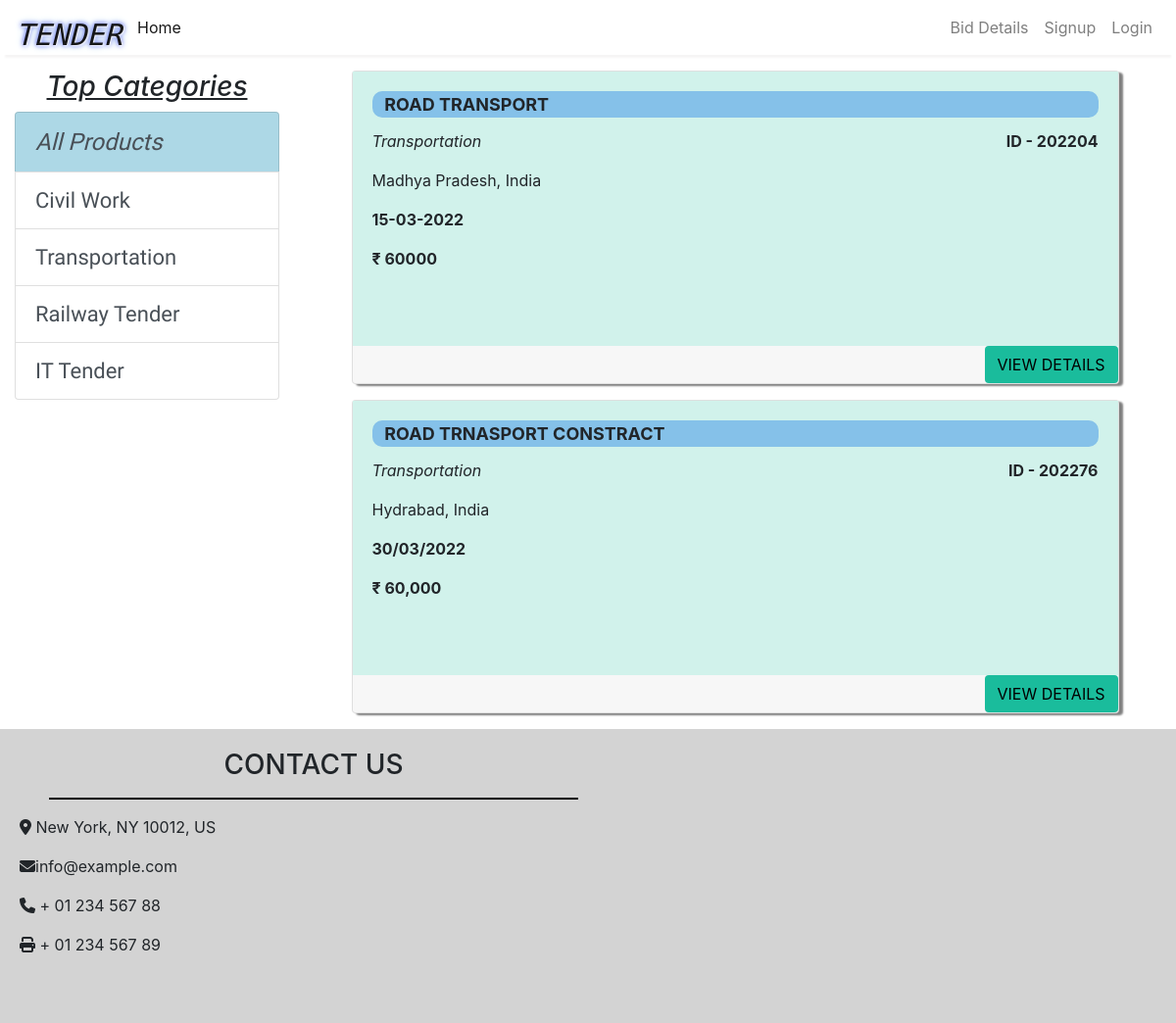
The page /vendor?category=2 on the database its author committed.
### vendor/models/category.py (models this page shows)
class Category(models.Model):
    name = models.CharField(max_length=20)
    @staticmethod
    def get_all_categories():
        return Category.objects.all()
    def __str__(self):
        return self.name

### vendor/models/tender.py (models this page shows, shortened)
class Product(models.Model):
    name = models.CharField(max_length=50, default=0)
    number = models.IntegerField(default=0)
    category = models.ForeignKey(Category, on_delete=models.CASCADE, default=1)
    description = models.CharField(max_length=200, default='' , null=True , blank=True)
    location = models.CharField(max_length=100, default='')
    price = models.CharField(max_length=100,default='')
    start = models.CharField(max_length=20, default='')
    @staticmethod
    def get_all_products_by_categoryid(category_id):
        if category_id:
            return Product.objects.filter(category = category_id)
        else:
            return Product.get_all_products();

### vendor/views/home.py (the view)
# urls.py: path('' , include('vendor.urls')),
def vendor(request):
    cart = request.session.get('cart')
    if not cart:
        request.session['cart'] = {}
    products = None
    categories = Category.get_all_categories()
    categoryID = request.GET.get('category')
    if categoryID:
        products = Product.get_all_products_by_categoryid(categoryID)
    else:
        products = Product.get_all_products();
    data = {}
    data['products'] = products
    data['categories'] = categories
    print('you are : ', request.session.get('email'))
    return render(request, 'index.html', data)

### vendor/templatetags/custom_filter.py (called while the page is built)
@register.filter(name='currency')
def currency(number):
    return "₹ "+str(number)

### templates/index.html (shortened to what this page needs)
{% extends 'base.html' %}
{% load static %}
{% block content %}
{% load cart %}
{% load custom_filter %}
<div class="container-fluid mt-3">
	<div class="row">
		<div class="col-lg-3 mx-auto">
			<h3 style="text-align:center;" ><u><i>Top Categories</i></u></h3>
			<div class="list-group">
				<a href="/" class="list-group-item list-group-item-action" style="font-style: italic;font-family: 'Teko', sans-serif; background-color:lightblue;font-size:24px;">All Products</a>
				{% for category in categories %}
				<a href="/?category={{category.id}}"
					class="list-group-item list-group-item-action" style=" font-family: 'Teko', sans-serif;font-size:22px;">{{category.name}}</a>
				{% endfor %}
			</div>
		</div>
		<div id='products' class="col-lg-9 mx-auto">
			<div class="row mx-auto">
				{% for product in products %}
				<div class="card mx-auto mb-3" id={{product.id}} >
					<div class="card-body" style="background-color:#D1F2EB ;">
						<p class="card-title name"><b>&nbsp;&nbsp; {{product.name}}</b></p>
						<p class="card-text float-right"><b>ID - {{product.number}}</b></p>
						<p class="card-text"><i>{{product.category}}</i></p>
						<p class="card-text" >{{product.location}}</p>
						<p class="card-text"><b>{{product.start}}</b></p>
						<p class="card-text"><b>{{product.price|currency}}</b></p>
					</div>
					<div class="card-footer p-0 no-gutters">
					<form action="/#{{product.id}}" method="POST" class="btn-block">
						<input type="submit" class="float-right btn "
							value="VIEW DETAILS">
					</form>
				</div>
			</div>
				{% endfor %}
			</div>
		</div>
	</div>
</div>
{% endblock %}
{% block footer %}
<footer>
	  <div class="float-child">
		<h3 style="text-align:center;">CONTACT US</h3>
		<hr style="width:90%;size:5;height:2px;border-width:0;background-color:black;">
		<p><i class="fa fa-map-marker" ></i>  New York, NY 10012, US</p>
		<p><i class="fas fa-envelope me-3"></i>info@example.com</p>
		<p><i class="fas fa-phone me-2"></i> + 01 234 567 88</p>
		<p><i class="fas fa-print me-3"></i> + 01 234 567 89</p>
  </footer>
  {% endblock %}

### templates/base.html (style rules this page uses)
html { scroll-behavior: smooth; }

### templates/index.html (style rules this page uses)
.card { width: 90%; height: 320px; box-shadow: 4px 2px 2px grey; }
footer { height: 300px; background-color: lightgrey; width: 100%; }
.float-child { width: 50%; float: left; margin: 20px; }
.name { font-size: 18px; background-color: #85C1E9; border-radius: 10px; }
input { background-color:#1ABC9C ; }
.card-footer { border:none; }

### rows shown on the page
Category: name "Civil Work"
Category: name "Transportation"
Category: name "Railway Tender"
Category: name "IT Tender"
Product: name "ROAD TRANSPORT", number "202204", category "Transportation", location "Madhya Pradesh, India", start "15-03-2022", price "₹ 60000"
Product: name "ROAD TRNASPORT CONSTRACT", number "202276", category "Transportation", location "Hydrabad, India", start "30/03/2022", price "₹ 60,000"
